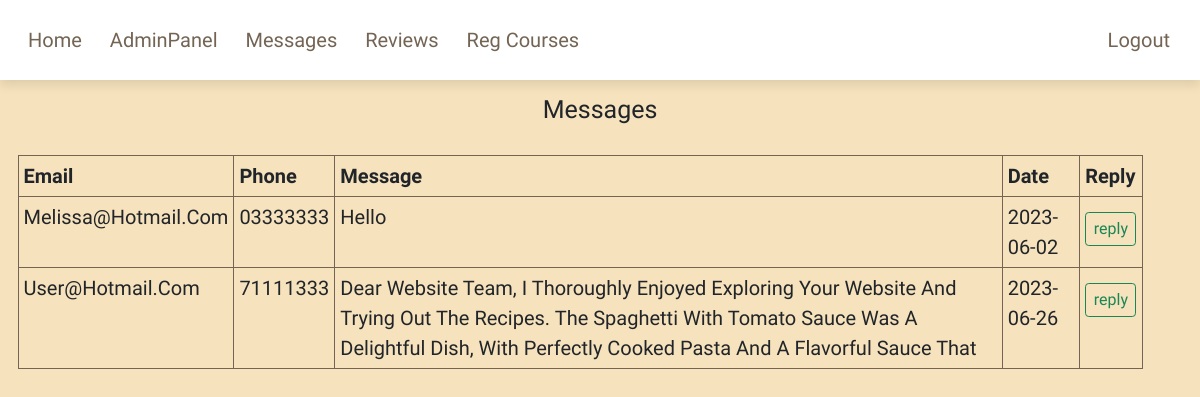
/finalProject/admin/messages.php, run on the app's committed database.
### tables this page shows
CREATE TABLE `contact` (
  `id` int(11) NOT NULL,
  `email` varchar(100) NOT NULL,
  `phone` varchar(100) NOT NULL,
  `message` varchar(200) NOT NULL,
  `date` date NOT NULL
);

### finalProject/admin/messages.php (the view, shortened to what this page needs)
<?php
require_once('../db_config/connect.php');
$query="select * from contact";
$result=mysqli_query($con,$query);
?>
<!DOCTYPE html>
<html lang="en">
<head>
    <link rel="stylesheet" href="../css/homeSheet.css">
    <link href='https://unpkg.com/boxicons@2.1.4/css/boxicons.min.css' rel='stylesheet'>
    <link href="https://cdn.jsdelivr.net/npm/bootstrap@5.2.3/dist/css/bootstrap.min.css" rel="stylesheet">
</head>
<body style="background-color: #F5DEB3E0;">
<?php require "header.php";?>
<br>
<center><h1>Messages</h1></center>
<br>
<div class="container m-3" style="font-size:20px;">
<table class="table table-bordered" style="border: 1px solid #736454;">
    <thead>
      <tr>
        <th>Email</th>
        <th>Phone</th>
        <th>Message</th>
        <th>Date</th>
        <th>Reply</th>
      </tr>
    </thead>
    <tbody>
    <?php
      while($row=mysqli_fetch_assoc($result)){
      ?>
      <tr>
        <td><?php echo $row['email'];?></td>
        <td><?php echo $row['phone'];?></td>
        <td><?php echo $row['message'];?></td>
        <td><?php echo $row['date'];?></td>
        <td><a href="https://login.microsoftonline.com/common/oauth2/authorize?client_id=00000002-0000-0ff1-ce00-000000000000&redirect_uri=https%3a%2f%2foutlook.office.com%2fowa%2f&resource=00000002-0000-0ff1-ce00-000000000000&response_mode=form_post&response_type=code+id_token&scope=openid&msafed=1&msaredir=1&client-request-id=3d747770-3ccc-190e-3c28-939bf2f9a932&protectedtoken=true&claims=%7b%22id_token%22%3a%7b%22xms_cc%22%3a%7b%22values%22%3a%5b%22CP1%22%5d%7d%7d%7d&nonce=638234042662723898.6f1da6f3-a26f-4de8-a9bc-f27ed7fa71aa&state=Dcu9DoIwFEDhou_iVim3eNsOxEFjGHBBEw3b7V8ikWCAYHx7O3xnOxljbJtskkykMIVSgyxFCYigQGqj9xgLTxglJ8DISx80J2Mdj6CCV5FUQZSl95yPX8qP80JLqIrdFPxrCm65jxXVrXD1FZufWf2znS2YqRnM0A3vvrsdegtitY_Lx570Hw&sso_reload=true" target="_blank"><button type="submit" class="btn btn-outline-success" style="font-size: 16px;" >reply</button></a></td>
      </tr>
      <?php } ?>
    </tbody>
  </table>
</div>
</body>
</html>

### finalProject/css/homeSheet.css (style rules this page uses)
:root { --main-color: #736454; --primary-color: #eff1f3; --bg-color: #f6f8fb; --hover: #5a4d3e; --black:#222; --white:#fff; --border:.1rem solid #aaa; --box-shadow:0 .5rem 1rem rgba(0,0,0,.1); }
* { font-family: 'Dosis', sans-serif; margin: 0; padding: 0; box-sizing: border-box; outline: none; text-decoration: none; transition: all 0.4s cubic-bezier(.43,1.1,.62,1.08); text-transform: capitalize; }
html { font-size: 62.5%; overflow-x: hidden; scroll-behavior: smooth; scroll-padding-top: 6rem; }
.btn { margin-top: 1rem; display: inline-block; background: var(--main-color); border: var(--main-color); color: var(--white); font-size: 2rem; cursor: pointer; padding: 1rem 3rem; }

### data on the page
contact: email "Melissa@hotmail.com", phone "03333333", message "Hello", date "2023-06-02"
contact: email "User@hotmail.com", phone "71111333", message "Dear Website Team, I Thoroughly Enjoyed Exploring Your Website And Trying Out The Recipes. The Spaghetti With Tomato Sauce Was A Delightful Dish, With Perfectly Cooked Pasta And A Flavorful Sauce That", date "2023-06-26"
